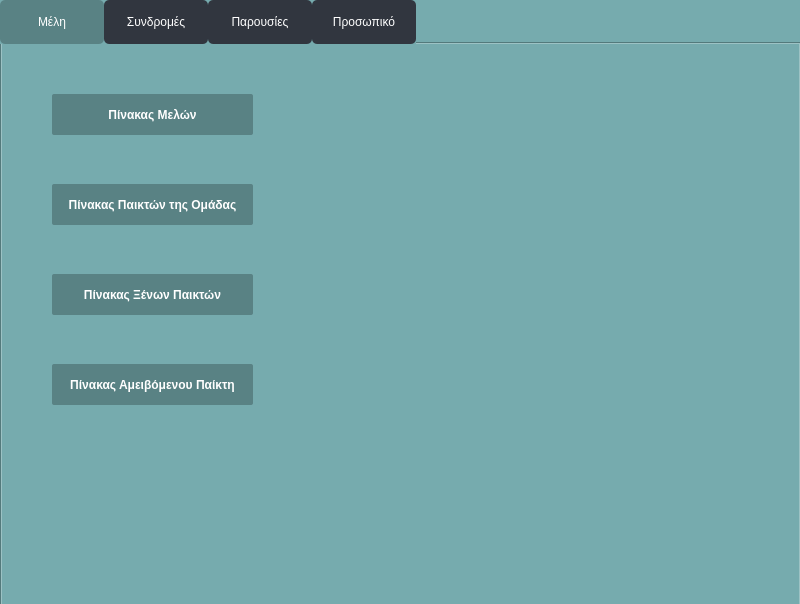
<?xml version="1.0" encoding="UTF-8"?>
<ui version="4.0">
 <class>Dialog</class>
 <widget class="QDialog" name="Dialog">
  <property name="geometry">
   <rect>
    <x>0</x>
    <y>0</y>
    <width>800</width>
    <height>604</height>
   </rect>
  </property>
  <property name="windowTitle">
   <string>Dialog</string>
  </property>
  <widget class="QWidget" name="widget" native="true">
   <property name="geometry">
    <rect>
     <x>0</x>
     <y>0</y>
     <width>801</width>
     <height>611</height>
    </rect>
   </property>
   <property name="autoFillBackground">
    <bool>false</bool>
   </property>
   <property name="styleSheet">
    <string notr="true">background-color: #76ABAE</string>
   </property>
   <widget class="QTabWidget" name="tab">
    <property name="geometry">
     <rect>
      <x>0</x>
      <y>0</y>
      <width>801</width>
      <height>611</height>
     </rect>
    </property>
    <property name="palette">
     <palette>
      <active>
       <colorrole role="WindowText">
        <brush brushstyle="SolidPattern">
         <color alpha="255">
          <red>255</red>
          <green>255</green>
          <blue>255</blue>
         </color>
        </brush>
       </colorrole>
       <colorrole role="Button">
        <brush brushstyle="SolidPattern">
         <color alpha="255">
          <red>118</red>
          <green>171</green>
          <blue>174</blue>
         </color>
        </brush>
       </colorrole>
       <colorrole role="Light">
        <brush brushstyle="SolidPattern">
         <color alpha="255">
          <red>94</red>
          <green>137</green>
          <blue>140</blue>
         </color>
        </brush>
       </colorrole>
       <colorrole role="Midlight">
        <brush brushstyle="SolidPattern">
         <color alpha="255">
          <red>78</red>
          <green>114</green>
          <blue>116</blue>
         </color>
        </brush>
       </colorrole>
       <colorrole role="Dark">
        <brush brushstyle="SolidPattern">
         <color alpha="255">
          <red>31</red>
          <green>45</green>
          <blue>46</blue>
         </color>
        </brush>
       </colorrole>
       <colorrole role="Mid">
        <brush brushstyle="SolidPattern">
         <color alpha="255">
          <red>42</red>
          <green>60</green>
          <blue>62</blue>
         </color>
        </brush>
       </colorrole>
       <colorrole role="Text">
        <brush brushstyle="SolidPattern">
         <color alpha="255">
          <red>255</red>
          <green>255</green>
          <blue>255</blue>
         </color>
        </brush>
       </colorrole>
       <colorrole role="BrightText">
        <brush brushstyle="SolidPattern">
         <color alpha="255">
          <red>255</red>
          <green>255</green>
          <blue>255</blue>
         </color>
        </brush>
       </colorrole>
       <colorrole role="ButtonText">
        <brush brushstyle="SolidPattern">
         <color alpha="255">
          <red>255</red>
          <green>255</green>
          <blue>255</blue>
         </color>
        </brush>
       </colorrole>
       <colorrole role="Base">
        <brush brushstyle="SolidPattern">
         <color alpha="255">
          <red>118</red>
          <green>171</green>
          <blue>174</blue>
         </color>
        </brush>
       </colorrole>
       <colorrole role="Window">
        <brush brushstyle="SolidPattern">
         <color alpha="255">
          <red>118</red>
          <green>171</green>
          <blue>174</blue>
         </color>
        </brush>
       </colorrole>
       <colorrole role="Shadow">
        <brush brushstyle="SolidPattern">
         <color alpha="255">
          <red>0</red>
          <green>0</green>
          <blue>0</blue>
         </color>
        </brush>
       </colorrole>
       <colorrole role="AlternateBase">
        <brush brushstyle="SolidPattern">
         <color alpha="255">
          <red>31</red>
          <green>45</green>
          <blue>46</blue>
         </color>
        </brush>
       </colorrole>
       <colorrole role="ToolTipBase">
        <brush brushstyle="SolidPattern">
         <color alpha="255">
          <red>255</red>
          <green>255</green>
          <blue>220</blue>
         </color>
        </brush>
       </colorrole>
       <colorrole role="ToolTipText">
        <brush brushstyle="SolidPattern">
         <color alpha="255">
          <red>0</red>
          <green>0</green>
          <blue>0</blue>
         </color>
        </brush>
       </colorrole>
      </active>
      <inactive>
       <colorrole role="WindowText">
        <brush brushstyle="SolidPattern">
         <color alpha="255">
          <red>255</red>
          <green>255</green>
          <blue>255</blue>
         </color>
        </brush>
       </colorrole>
       <colorrole role="Button">
        <brush brushstyle="SolidPattern">
         <color alpha="255">
          <red>118</red>
          <green>171</green>
          <blue>174</blue>
         </color>
        </brush>
       </colorrole>
       <colorrole role="Light">
        <brush brushstyle="SolidPattern">
         <color alpha="255">
          <red>94</red>
          <green>137</green>
          <blue>140</blue>
         </color>
        </brush>
       </colorrole>
       <colorrole role="Midlight">
        <brush brushstyle="SolidPattern">
         <color alpha="255">
          <red>78</red>
          <green>114</green>
          <blue>116</blue>
         </color>
        </brush>
       </colorrole>
       <colorrole role="Dark">
        <brush brushstyle="SolidPattern">
         <color alpha="255">
          <red>31</red>
          <green>45</green>
          <blue>46</blue>
         </color>
        </brush>
       </colorrole>
       <colorrole role="Mid">
        <brush brushstyle="SolidPattern">
         <color alpha="255">
          <red>42</red>
          <green>60</green>
          <blue>62</blue>
         </color>
        </brush>
       </colorrole>
       <colorrole role="Text">
        <brush brushstyle="SolidPattern">
         <color alpha="255">
          <red>255</red>
          <green>255</green>
          <blue>255</blue>
         </color>
        </brush>
       </colorrole>
       <colorrole role="BrightText">
        <brush brushstyle="SolidPattern">
         <color alpha="255">
          <red>255</red>
          <green>255</green>
          <blue>255</blue>
         </color>
        </brush>
       </colorrole>
       <colorrole role="ButtonText">
        <brush brushstyle="SolidPattern">
         <color alpha="255">
          <red>255</red>
          <green>255</green>
          <blue>255</blue>
         </color>
        </brush>
       </colorrole>
       <colorrole role="Base">
        <brush brushstyle="SolidPattern">
         <color alpha="255">
          <red>118</red>
          <green>171</green>
          <blue>174</blue>
         </color>
        </brush>
       </colorrole>
       <colorrole role="Window">
        <brush brushstyle="SolidPattern">
         <color alpha="255">
          <red>118</red>
          <green>171</green>
          <blue>174</blue>
         </color>
        </brush>
       </colorrole>
       <colorrole role="Shadow">
        <brush brushstyle="SolidPattern">
         <color alpha="255">
          <red>0</red>
          <green>0</green>
          <blue>0</blue>
         </color>
        </brush>
       </colorrole>
       <colorrole role="AlternateBase">
        <brush brushstyle="SolidPattern">
         <color alpha="255">
          <red>31</red>
          <green>45</green>
          <blue>46</blue>
         </color>
        </brush>
       </colorrole>
       <colorrole role="ToolTipBase">
        <brush brushstyle="SolidPattern">
         <color alpha="255">
          <red>255</red>
          <green>255</green>
          <blue>220</blue>
         </color>
        </brush>
       </colorrole>
       <colorrole role="ToolTipText">
        <brush brushstyle="SolidPattern">
         <color alpha="255">
          <red>0</red>
          <green>0</green>
          <blue>0</blue>
         </color>
        </brush>
       </colorrole>
      </inactive>
      <disabled>
       <colorrole role="WindowText">
        <brush brushstyle="SolidPattern">
         <color alpha="255">
          <red>31</red>
          <green>45</green>
          <blue>46</blue>
         </color>
        </brush>
       </colorrole>
       <colorrole role="Button">
        <brush brushstyle="SolidPattern">
         <color alpha="255">
          <red>118</red>
          <green>171</green>
          <blue>174</blue>
         </color>
        </brush>
       </colorrole>
       <colorrole role="Light">
        <brush brushstyle="SolidPattern">
         <color alpha="255">
          <red>94</red>
          <green>137</green>
          <blue>140</blue>
         </color>
        </brush>
       </colorrole>
       <colorrole role="Midlight">
        <brush brushstyle="SolidPattern">
         <color alpha="255">
          <red>78</red>
          <green>114</green>
          <blue>116</blue>
         </color>
        </brush>
       </colorrole>
       <colorrole role="Dark">
        <brush brushstyle="SolidPattern">
         <color alpha="255">
          <red>31</red>
          <green>45</green>
          <blue>46</blue>
         </color>
        </brush>
       </colorrole>
       <colorrole role="Mid">
        <brush brushstyle="SolidPattern">
         <color alpha="255">
          <red>42</red>
          <green>60</green>
          <blue>62</blue>
         </color>
        </brush>
       </colorrole>
       <colorrole role="Text">
        <brush brushstyle="SolidPattern">
         <color alpha="255">
          <red>31</red>
          <green>45</green>
          <blue>46</blue>
         </color>
        </brush>
       </colorrole>
       <colorrole role="BrightText">
        <brush brushstyle="SolidPattern">
         <color alpha="255">
          <red>255</red>
          <green>255</green>
          <blue>255</blue>
         </color>
        </brush>
       </colorrole>
       <colorrole role="ButtonText">
        <brush brushstyle="SolidPattern">
         <color alpha="255">
          <red>31</red>
          <green>45</green>
          <blue>46</blue>
         </color>
        </brush>
       </colorrole>
       <colorrole role="Base">
        <brush brushstyle="SolidPattern">
         <color alpha="255">
          <red>118</red>
          <green>171</green>
          <blue>174</blue>
         </color>
        </brush>
       </colorrole>
       <colorrole role="Window">
        <brush brushstyle="SolidPattern">
         <color alpha="255">
          <red>118</red>
          <green>171</green>
          <blue>174</blue>
         </color>
        </brush>
       </colorrole>
       <colorrole role="Shadow">
        <brush brushstyle="SolidPattern">
         <color alpha="255">
          <red>0</red>
          <green>0</green>
          <blue>0</blue>
         </color>
        </brush>
       </colorrole>
       <colorrole role="AlternateBase">
        <brush brushstyle="SolidPattern">
         <color alpha="255">
          <red>63</red>
          <green>91</green>
          <blue>93</blue>
         </color>
        </brush>
       </colorrole>
       <colorrole role="ToolTipBase">
        <brush brushstyle="SolidPattern">
         <color alpha="255">
          <red>255</red>
          <green>255</green>
          <blue>220</blue>
         </color>
        </brush>
       </colorrole>
       <colorrole role="ToolTipText">
        <brush brushstyle="SolidPattern">
         <color alpha="255">
          <red>0</red>
          <green>0</green>
          <blue>0</blue>
         </color>
        </brush>
       </colorrole>
      </disabled>
     </palette>
    </property>
    <property name="styleSheet">
     <string notr="true">
QTabBar::tab {
    height: 40px; /* Ρυθμίζει το ύψος των καρτελών */
	width:100px;
    font-size: 12px;
    color:white;
    padding:2px;
    border-radius:5px;
background-color:#31363F;

}

QTabBar::tab:selected {
    background:#598284; /* Χρώμα για την ενεργή καρτέλα */
    color: white;
}



</string>
    </property>
    <property name="currentIndex">
     <number>0</number>
    </property>
    <widget class="QWidget" name="tabMeli">
     <attribute name="title">
      <string>Μέλη</string>
     </attribute>
     <widget class="QPushButton" name="buttonTableMeli">
      <property name="geometry">
       <rect>
        <x>50</x>
        <y>50</y>
        <width>201</width>
        <height>41</height>
       </rect>
      </property>
      <property name="styleSheet">
       <string notr="true">        QPushButton {
            font-size: 12px;
            padding: 1px 2.7px;
            font-weight: 500;
            background: #598284;;
            color: white;
            border: none;
            position: relative;
            overflow: hidden;
            border-radius: 2px;
            cursor: pointer;
        }

        QPushButton::hover {
            background: #3f5b5d;
        }

        QPushButton::pressed {
            transform: scale(0.97);
        }

        QPushButton .gradient {
            position: absolute;
            width: 100%;
            height: 100%;
            left: 0;
            top: 0;
            border-radius: 2px;
            margin-top: -0.25em;
            background-image: linear-gradient(
                rgba(0, 0, 0, 0),
                rgba(0, 0, 0, 0),
                rgba(0, 0, 0, 0.3)
            );
        }

        QPushButton .label {
            position: relative;
            top: -1px;
        }

        QPushButton .transition {
            transition-timing-function: cubic-bezier(0, 0, 0.2, 1);
            transition-duration: 500ms;
            background-color: #3f5b5d;
            border-radius: 9999px;
            width: 0;
            height: 0;
            position: absolute;
            left: 50%;
            top: 50%;
            transform: translate(-50%, -50%);
        }

        QPushButton:hover .transition {
            width: 14em;
            height: 14em;
        }</string>
      </property>
      <property name="text">
       <string>Πίνακας Μελών</string>
      </property>
     </widget>
     <widget class="QPushButton" name="buttonTablePaiktis">
      <property name="geometry">
       <rect>
        <x>50</x>
        <y>140</y>
        <width>201</width>
        <height>41</height>
       </rect>
      </property>
      <property name="styleSheet">
       <string notr="true">        QPushButton {
            font-size: 12px;
            padding: 1px 2.7px;
            font-weight: 500;
            background: #598284;;
            color: white;
            border: none;
            position: relative;
            overflow: hidden;
            border-radius: 2px;
            cursor: pointer;
        }

        QPushButton::hover {
            background: #3f5b5d;
        }

        QPushButton::pressed {
            transform: scale(0.97);
        }

        QPushButton .gradient {
            position: absolute;
            width: 100%;
            height: 100%;
            left: 0;
            top: 0;
            border-radius: 2px;
            margin-top: -0.25em;
            background-image: linear-gradient(
                rgba(0, 0, 0, 0),
                rgba(0, 0, 0, 0),
                rgba(0, 0, 0, 0.3)
            );
        }

        QPushButton .label {
            position: relative;
            top: -1px;
        }

        QPushButton .transition {
            transition-timing-function: cubic-bezier(0, 0, 0.2, 1);
            transition-duration: 500ms;
            background-color: #3f5b5d;
            border-radius: 9999px;
            width: 0;
            height: 0;
            position: absolute;
            left: 50%;
            top: 50%;
            transform: translate(-50%, -50%);
        }

        QPushButton:hover .transition {
            width: 14em;
            height: 14em;
        }</string>
      </property>
      <property name="text">
       <string>Πίνακας Παικτών της Ομάδας</string>
      </property>
     </widget>
     <widget class="QPushButton" name="buttonTableNoInTeam">
      <property name="geometry">
       <rect>
        <x>50</x>
        <y>230</y>
        <width>201</width>
        <height>41</height>
       </rect>
      </property>
      <property name="styleSheet">
       <string notr="true">        QPushButton {
            font-size: 12px;
            padding: 1px 2.7px;
            font-weight: 500;
            background: #598284;;
            color: white;
            border: none;
            position: relative;
            overflow: hidden;
            border-radius: 2px;
            cursor: pointer;
        }

        QPushButton::hover {
            background: #3f5b5d;
        }

        QPushButton::pressed {
            transform: scale(0.97);
        }

        QPushButton .gradient {
            position: absolute;
            width: 100%;
            height: 100%;
            left: 0;
            top: 0;
            border-radius: 2px;
            margin-top: -0.25em;
            background-image: linear-gradient(
                rgba(0, 0, 0, 0),
                rgba(0, 0, 0, 0),
                rgba(0, 0, 0, 0.3)
            );
        }

        QPushButton .label {
            position: relative;
            top: -1px;
        }

        QPushButton .transition {
            transition-timing-function: cubic-bezier(0, 0, 0.2, 1);
            transition-duration: 500ms;
            background-color: #3f5b5d;
            border-radius: 9999px;
            width: 0;
            height: 0;
            position: absolute;
            left: 50%;
            top: 50%;
            transform: translate(-50%, -50%);
        }

        QPushButton:hover .transition {
            width: 14em;
            height: 14em;
        }</string>
      </property>
      <property name="text">
       <string>Πίνακας Ξένων Παικτών</string>
      </property>
     </widget>
     <widget class="QPushButton" name="buttonTablePaidPaiktis">
      <property name="geometry">
       <rect>
        <x>50</x>
        <y>320</y>
        <width>201</width>
        <height>41</height>
       </rect>
      </property>
      <property name="styleSheet">
       <string notr="true">        QPushButton {
            font-size: 12px;
            padding: 1px 2.7px;
            font-weight: 500;
            background: #598284;;
            color: white;
            border: none;
            position: relative;
            overflow: hidden;
            border-radius: 2px;
            cursor: pointer;
        }

        QPushButton::hover {
            background: #3f5b5d;
        }

        QPushButton::pressed {
            transform: scale(0.97);
        }

        QPushButton .gradient {
            position: absolute;
            width: 100%;
            height: 100%;
            left: 0;
            top: 0;
            border-radius: 2px;
            margin-top: -0.25em;
            background-image: linear-gradient(
                rgba(0, 0, 0, 0),
                rgba(0, 0, 0, 0),
                rgba(0, 0, 0, 0.3)
            );
        }

        QPushButton .label {
            position: relative;
            top: -1px;
        }

        QPushButton .transition {
            transition-timing-function: cubic-bezier(0, 0, 0.2, 1);
            transition-duration: 500ms;
            background-color: #3f5b5d;
            border-radius: 9999px;
            width: 0;
            height: 0;
            position: absolute;
            left: 50%;
            top: 50%;
            transform: translate(-50%, -50%);
        }

        QPushButton:hover .transition {
            width: 14em;
            height: 14em;
        }</string>
      </property>
      <property name="text">
       <string>Πίνακας Αμειβόμενου Παίκτη</string>
      </property>
     </widget>
    </widget>
    <widget class="QWidget" name="tabSyndromi">
     <attribute name="title">
      <string>Συνδρομές</string>
     </attribute>
     <widget class="QPushButton" name="buttonSyndromh">
      <property name="geometry">
       <rect>
        <x>40</x>
        <y>50</y>
        <width>201</width>
        <height>41</height>
       </rect>
      </property>
      <property name="styleSheet">
       <string notr="true">        QPushButton {
            font-size: 12px;
            padding: 1px 2.7px;
            font-weight: 500;
            background: #598284;;
            color: white;
            border: none;
            position: relative;
            overflow: hidden;
            border-radius: 2px;
            cursor: pointer;
        }

        QPushButton::hover {
            background: #3f5b5d;
        }

        QPushButton::pressed {
            transform: scale(0.97);
        }

        QPushButton .gradient {
            position: absolute;
            width: 100%;
            height: 100%;
            left: 0;
            top: 0;
            border-radius: 2px;
            margin-top: -0.25em;
            background-image: linear-gradient(
                rgba(0, 0, 0, 0),
                rgba(0, 0, 0, 0),
                rgba(0, 0, 0, 0.3)
            );
        }

        QPushButton .label {
            position: relative;
            top: -1px;
        }

        QPushButton .transition {
            transition-timing-function: cubic-bezier(0, 0, 0.2, 1);
            transition-duration: 500ms;
            background-color: #3f5b5d;
            border-radius: 9999px;
            width: 0;
            height: 0;
            position: absolute;
            left: 50%;
            top: 50%;
            transform: translate(-50%, -50%);
        }

        QPushButton:hover .transition {
            width: 14em;
            height: 14em;
        }</string>
      </property>
      <property name="text">
       <string>Πίνακας Συνδρομών</string>
      </property>
     </widget>
     <widget class="QPushButton" name="buttonPliromon">
      <property name="geometry">
       <rect>
        <x>40</x>
        <y>140</y>
        <width>201</width>
        <height>41</height>
       </rect>
      </property>
      <property name="styleSheet">
       <string notr="true">        QPushButton {
            font-size: 12px;
            padding: 1px 2.7px;
            font-weight: 500;
            background: #598284;;
            color: white;
            border: none;
            position: relative;
            overflow: hidden;
            border-radius: 2px;
            cursor: pointer;
        }

        QPushButton::hover {
            background: #3f5b5d;
        }

        QPushButton::pressed {
            transform: scale(0.97);
        }

        QPushButton .gradient {
            position: absolute;
            width: 100%;
            height: 100%;
            left: 0;
            top: 0;
            border-radius: 2px;
            margin-top: -0.25em;
            background-image: linear-gradient(
                rgba(0, 0, 0, 0),
                rgba(0, 0, 0, 0),
                rgba(0, 0, 0, 0.3)
            );
        }

        QPushButton .label {
            position: relative;
            top: -1px;
        }

        QPushButton .transition {
            transition-timing-function: cubic-bezier(0, 0, 0.2, 1);
            transition-duration: 500ms;
            background-color: #3f5b5d;
            border-radius: 9999px;
            width: 0;
            height: 0;
            position: absolute;
            left: 50%;
            top: 50%;
            transform: translate(-50%, -50%);
        }

        QPushButton:hover .transition {
            width: 14em;
            height: 14em;
        }</string>
      </property>
      <property name="text">
       <string>Πίνακας Πληρωμών</string>
      </property>
     </widget>
     <widget class="QPushButton" name="buttonEE">
      <property name="geometry">
       <rect>
        <x>40</x>
        <y>230</y>
        <width>201</width>
        <height>41</height>
       </rect>
      </property>
      <property name="styleSheet">
       <string notr="true">        QPushButton {
            font-size: 12px;
            padding: 1px 2.7px;
            font-weight: 500;
            background: #598284;;
            color: white;
            border: none;
            position: relative;
            overflow: hidden;
            border-radius: 2px;
            cursor: pointer;
        }

        QPushButton::hover {
            background: #3f5b5d;
        }

        QPushButton::pressed {
            transform: scale(0.97);
        }

        QPushButton .gradient {
            position: absolute;
            width: 100%;
            height: 100%;
            left: 0;
            top: 0;
            border-radius: 2px;
            margin-top: -0.25em;
            background-image: linear-gradient(
                rgba(0, 0, 0, 0),
                rgba(0, 0, 0, 0),
                rgba(0, 0, 0, 0.3)
            );
        }

        QPushButton .label {
            position: relative;
            top: -1px;
        }

        QPushButton .transition {
            transition-timing-function: cubic-bezier(0, 0, 0.2, 1);
            transition-duration: 500ms;
            background-color: #3f5b5d;
            border-radius: 9999px;
            width: 0;
            height: 0;
            position: absolute;
            left: 50%;
            top: 50%;
            transform: translate(-50%, -50%);
        }

        QPushButton:hover .transition {
            width: 14em;
            height: 14em;
        }</string>
      </property>
      <property name="text">
       <string>Έσοδα-Έξοδα</string>
      </property>
     </widget>
    </widget>
    <widget class="QWidget" name="tabParousiologio">
     <attribute name="title">
      <string>Παρουσίες</string>
     </attribute>
     <widget class="QPushButton" name="buttonParousiologio">
      <property name="geometry">
       <rect>
        <x>40</x>
        <y>50</y>
        <width>201</width>
        <height>41</height>
       </rect>
      </property>
      <property name="styleSheet">
       <string notr="true">        QPushButton {
            font-size: 12px;
            padding: 1px 2.7px;
            font-weight: 500;
            background: #598284;;
            color: white;
            border: none;
            position: relative;
            overflow: hidden;
            border-radius: 2px;
            cursor: pointer;
        }

        QPushButton::hover {
            background: #3f5b5d;
        }

        QPushButton::pressed {
            transform: scale(0.97);
        }

        QPushButton .gradient {
            position: absolute;
            width: 100%;
            height: 100%;
            left: 0;
            top: 0;
            border-radius: 2px;
            margin-top: -0.25em;
            background-image: linear-gradient(
                rgba(0, 0, 0, 0),
                rgba(0, 0, 0, 0),
                rgba(0, 0, 0, 0.3)
            );
        }

        QPushButton .label {
            position: relative;
            top: -1px;
        }

        QPushButton .transition {
            transition-timing-function: cubic-bezier(0, 0, 0.2, 1);
            transition-duration: 500ms;
            background-color: #3f5b5d;
            border-radius: 9999px;
            width: 0;
            height: 0;
            position: absolute;
            left: 50%;
            top: 50%;
            transform: translate(-50%, -50%);
        }

        QPushButton:hover .transition {
            width: 14em;
            height: 14em;
        }</string>
      </property>
      <property name="text">
       <string>Παρουσιολόγιο</string>
      </property>
     </widget>
    </widget>
    <widget class="QWidget" name="tabProsopiko">
     <attribute name="title">
      <string>Προσωπικό</string>
     </attribute>
     <widget class="QPushButton" name="buttonTableProsopiko">
      <property name="geometry">
       <rect>
        <x>40</x>
        <y>50</y>
        <width>201</width>
        <height>41</height>
       </rect>
      </property>
      <property name="styleSheet">
       <string notr="true">        QPushButton {
            font-size: 12px;
            padding: 1px 2.7px;
            font-weight: 500;
            background: #598284;;
            color: white;
            border: none;
            position: relative;
            overflow: hidden;
            border-radius: 2px;
            cursor: pointer;
        }

        QPushButton::hover {
            background: #3f5b5d;
        }

        QPushButton::pressed {
            transform: scale(0.97);
        }

        QPushButton .gradient {
            position: absolute;
            width: 100%;
            height: 100%;
            left: 0;
            top: 0;
            border-radius: 2px;
            margin-top: -0.25em;
            background-image: linear-gradient(
                rgba(0, 0, 0, 0),
                rgba(0, 0, 0, 0),
                rgba(0, 0, 0, 0.3)
            );
        }

        QPushButton .label {
            position: relative;
            top: -1px;
        }

        QPushButton .transition {
            transition-timing-function: cubic-bezier(0, 0, 0.2, 1);
            transition-duration: 500ms;
            background-color: #3f5b5d;
            border-radius: 9999px;
            width: 0;
            height: 0;
            position: absolute;
            left: 50%;
            top: 50%;
            transform: translate(-50%, -50%);
        }

        QPushButton:hover .transition {
            width: 14em;
            height: 14em;
        }</string>
      </property>
      <property name="text">
       <string>Πίνακας Προσωπικού</string>
      </property>
     </widget>
    </widget>
   </widget>
  </widget>
 </widget>
 <resources/>
 <connections/>
</ui>
